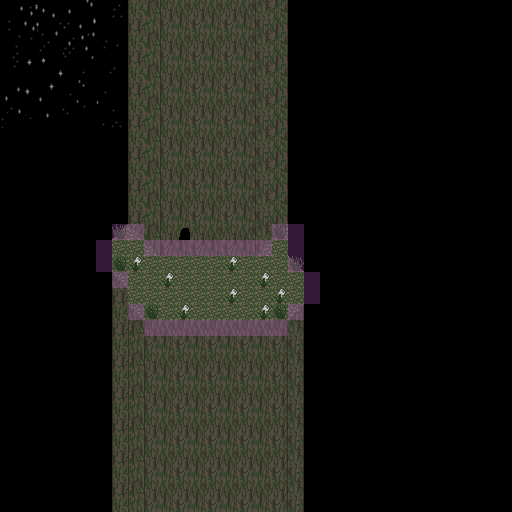

A 2D game scene composited from a Tiled map and its tileset images. What follows is a short description and the map's XML, with each tile layer's data collapsed to a summary:
An orthogonal 32x32 tile map with 16x16 px tiles, 5 tile layers (floor, cliff, props, outline, ...), 2 tilesets, 1 image layer and 9 objects.

<map version="1.10" tiledversion="1.11.0" orientation="orthogonal" renderorder="right-down" width="32" height="32" tilewidth="16" tileheight="16" infinite="0" nextlayerid="9" nextobjectid="10">
 <properties>
  <property name="default_pos" value="13,16" />
  <property name="music" value="res/audio/music/oliver.ogg" />
  <property name="tint" value="0,0,0,127" />
 </properties>
 <tileset firstgid="1" source="tilesets/overgrown_towers.tsx" />
 <tileset firstgid="73" source="entity/lamppost.tsx" />
 <imagelayer id="8" name="sky">
  <image source="../textures/image/stars2.png" width="128" height="128" />
  <properties>
   <property name="delay_x" type="int" value="8" />
   <property name="delay_y" type="int" value="8" />
   <property name="height" type="int" value="0" />
   <property name="looping" type="bool" value="true" />
   <property name="parallax_x" type="int" value="4" />
   <property name="parallax_y" type="int" value="4" />
   <property name="scroll_x" type="int" value="0" />
   <property name="scroll_y" type="int" value="0" />
  </properties>
 </imagelayer>
 <layer id="1" name="floor" width="32" height="32">
  <data>[1024 cells, 83 non-empty, 5 distinct tile ids]</data>
 </layer>
 <layer id="2" name="cliff" width="32" height="32">
  <data>[1024 cells, 307 non-empty, 19 distinct tile ids]</data>
 </layer>
 <layer id="4" name="props" width="32" height="32">
  <data>[1024 cells, 15 non-empty, 3 distinct tile ids]</data>
 </layer>
 <objectgroup id="5" name="entities">
  <object id="1" gid="32" x="176" y="256" width="16" height="16">
   <properties>
    <property name="file" value="res/data/entity/entrances/bump_warp_nomusic.json" />
    <property name="warp_map" value="overgrown_tower.tmx" />
    <property name="warp_x" type="int" value="49" />
    <property name="warp_y" type="int" value="50" />
   </properties>
  </object>
  <object id="2" gid="73" x="224" y="288" width="16" height="32">
   <properties>
    <property name="file" value="res/data/entity/particles/sparkler.json" />
   </properties>
  </object>
  <object id="3" gid="73" x="256" y="304" width="16" height="32">
   <properties>
    <property name="file" value="res/data/entity/particles/sparkler.json" />
   </properties>
  </object>
  <object id="4" gid="73" x="272" y="320" width="16" height="32">
   <properties>
    <property name="file" value="res/data/entity/particles/sparkler.json" />
   </properties>
  </object>
  <object id="5" gid="73" x="256" y="336" width="16" height="32">
   <properties>
    <property name="file" value="res/data/entity/particles/sparkler.json" />
   </properties>
  </object>
  <object id="6" gid="73" x="224" y="320" width="16" height="32">
   <properties>
    <property name="file" value="res/data/entity/particles/sparkler.json" />
   </properties>
  </object>
  <object id="7" gid="73" x="176" y="336" width="16" height="32">
   <properties>
    <property name="file" value="res/data/entity/particles/sparkler.json" />
   </properties>
  </object>
  <object id="8" gid="73" x="160" y="304" width="16" height="32">
   <properties>
    <property name="file" value="res/data/entity/particles/sparkler.json" />
   </properties>
  </object>
  <object id="9" gid="73" x="128" y="288" width="16" height="32">
   <properties>
    <property name="file" value="res/data/entity/particles/sparkler.json" />
   </properties>
  </object>
 </objectgroup>
 <layer id="3" name="outline" width="32" height="32">
  <data>[1024 cells, 125 non-empty, 2 distinct tile ids]</data>
 </layer>
 <layer id="6" name="collision" width="32" height="32" opacity="0.25">
  <properties>
   <property name="draw" type="bool" value="false" />
  </properties>
  <data>[1024 cells, 30 non-empty, 1 distinct tile ids]</data>
 </layer>
</map>
